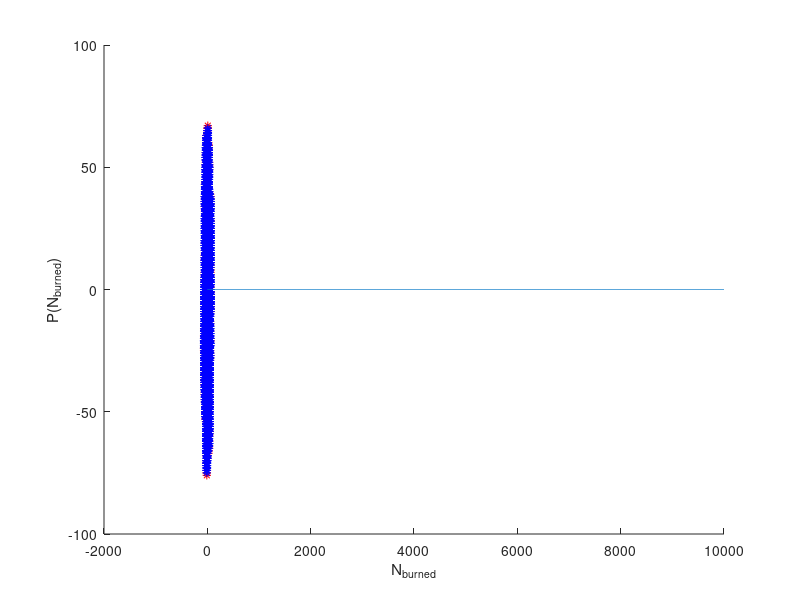
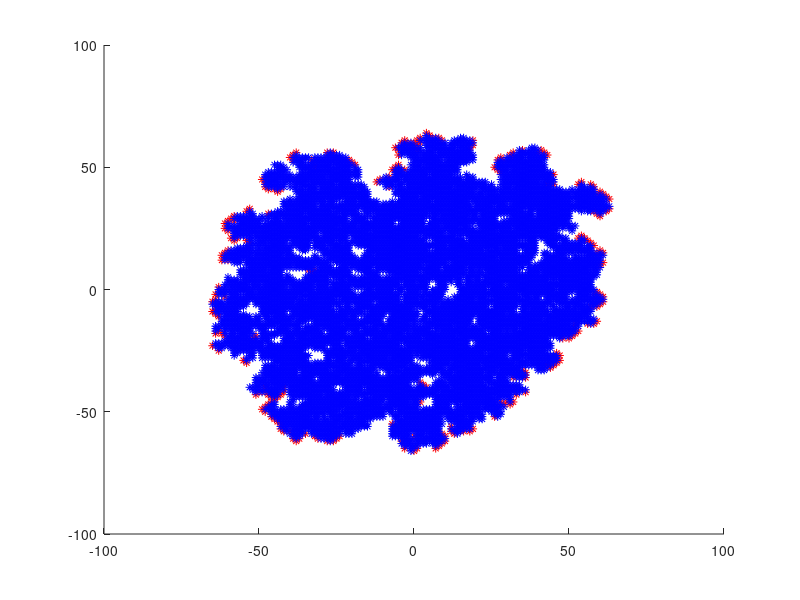
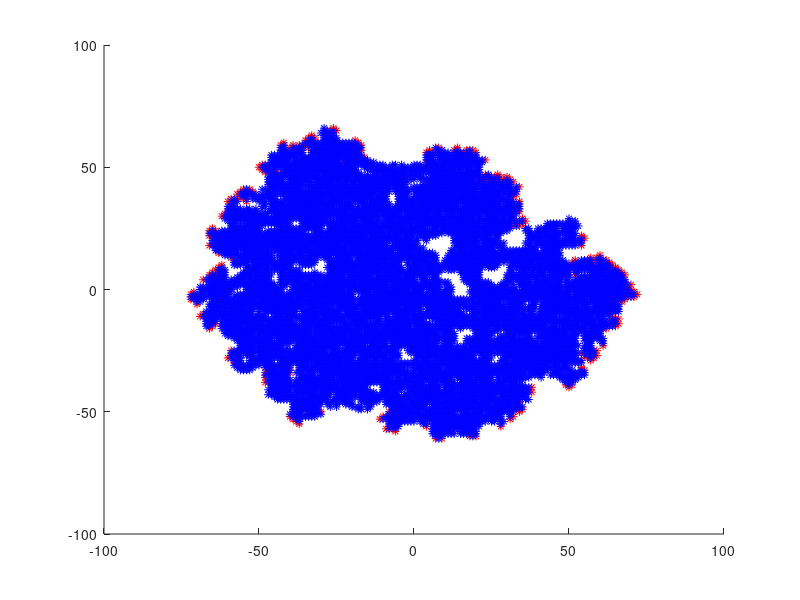
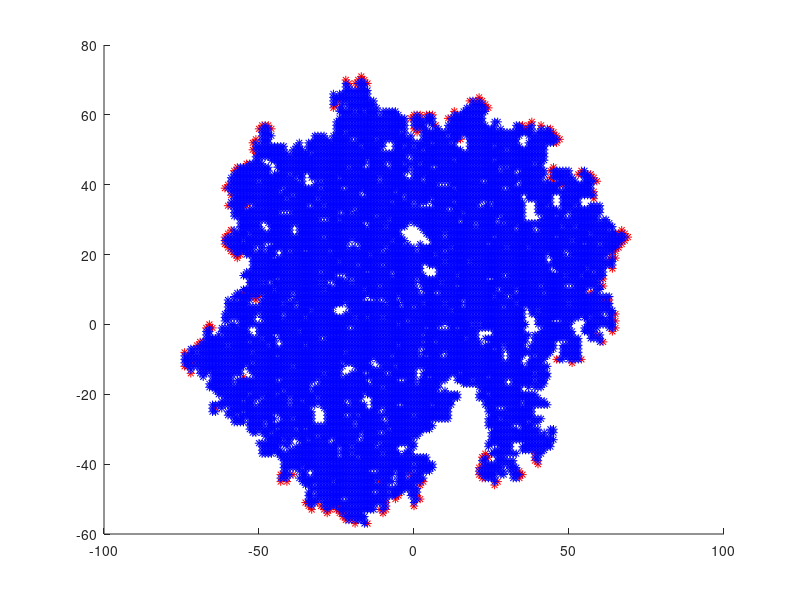

Here is the MATLAB script that generated these plots, in order:
function run_forest()

    p=0.55; %ignition probability
    MaxFireSize=10000; %maximum size of the fire. If the fire grows bigger than this, the simulation is stopped.
    NFires=10; %number of simulated fires.
    DoPlot=1;%If true, burn_forest will plot every time step and wait until the user presses some key.
    fire_sizes=zeros(NFires,1);
    UsedSteps=zeros(NFires,1);
    
    for k=1:NFires
        
        fire_sizes(k)=burn_forest(p,MaxFireSize,DoPlot);
        k
        
    end
    
    %The following lines plot the cumulative distribution function. 
    fs=1:(MaxFireSize);
    P=zeros(1,MaxFireSize);
    
    for k=1:length(fs)
       
        P(k)=sum(fire_sizes<=fs(k))/NFires;
        
    end
    
    hold on;
    figure(1);
    plot(fs,P);
    ylabel('P(N_{burned})');
    xlabel('N_{burned}');
    
end

%This function runs the simulation starting from one burning tree and
%ending when the number of burned trees is more than MaxSize or there are
%no burning trees left (i.e. the fire has ended). It returns the number of
%burned trees in the last configuration. If DoPlot is true, it plots the
%burning and burned trees at every iteration.
function fire_size=burn_forest(p,MaxSize,DoPlot)

    %The lists are implemented here as simply matrices of size
    %Nx2, where N is the number of trees in that list. The rows
    %of the matrix are then the coordinates of the trees expressed
    %as two integers.

    %Start with just the tree at the origin burning.
    burning_list=[0,0]; 
    %Initially there are no burned trees, so this is a 0x2 matrix.
    burned_list=zeros(0,2);
        
    if DoPlot
       figure;
    end
    
    while(1)
        [burning_list,burned_list]=burn_step(burned_list,burning_list,p);
        
        if DoPlot
            cla;
            hold on;
            plot(burning_list(:,1),burning_list(:,2),'r*'); % plot x and y coordinate in burning list
            plot(burned_list(:,1),burned_list(:,2),'b*');   % plot x and y coordinate in burned list
            pause;
        end
        
        %Check if the fire has stopped or if it has grown too big.
        if size(burning_list,1)==0 || size(burned_list,1)>MaxSize
           break; 
        end
    end
    
    fire_size=size(burned_list,1);
    
end

%This function implements one time step of the simulation.
function [new_burning_list,new_burned_list]=burn_step(burned_list,burning_list,p)
    
    %Initially there are no trees in the new_burning_list.
    new_burning_list=zeros(0,2);
    
    
   
    for i=1:size(burning_list,1) % looping through all trees in old burning list
        T=burning_list(i,:); % burning trees
        m=T(1);
        n=T(2);

     for j=1:4 % loop through all N neigbours of burning tree T 
            arr = [[m+1,n];[m-1,n];[m,n+1];[m,n-1]];
            N = arr(j,:);
            
                   if rand<p && not(is_in_list(new_burning_list,N)) && not(is_in_list(burning_list,N)) && not(is_in_list(burned_list,N))
                        % check if the neighbours of T are successfully ignited and if neighbour N is not yet in any of the lists 
                        %(i.e. not in the old list of burning or burned trees) 
                       
                       new_burning_list=[new_burning_list;N];  % add N to new_burning_list
                   end
        end
    
    end
    
    %The trees that were burning at the previous time step have now been
    %completely burned, so they are added to the list of burned trees.
    new_burned_list=[burned_list;burning_list];
    N_burned=size(new_burned_list,1);
end


%This function checks if a given site is in the list. For example, if
%site=[0,1] and the list is [2,4;5,3;0,1;3,0], then is_in_list(list,site)
%returns a nonzero (true) value, because its third row is [0,1].
function I=is_in_list(list,site)

   if size(list,1)==0
      I=0;
      return;
   end

    I=sum(list(:,1) == site(1) & list(:,2) == site(2)); 
    %compares the x and y coordinates of the site-vector and every column-vector in the list

end

